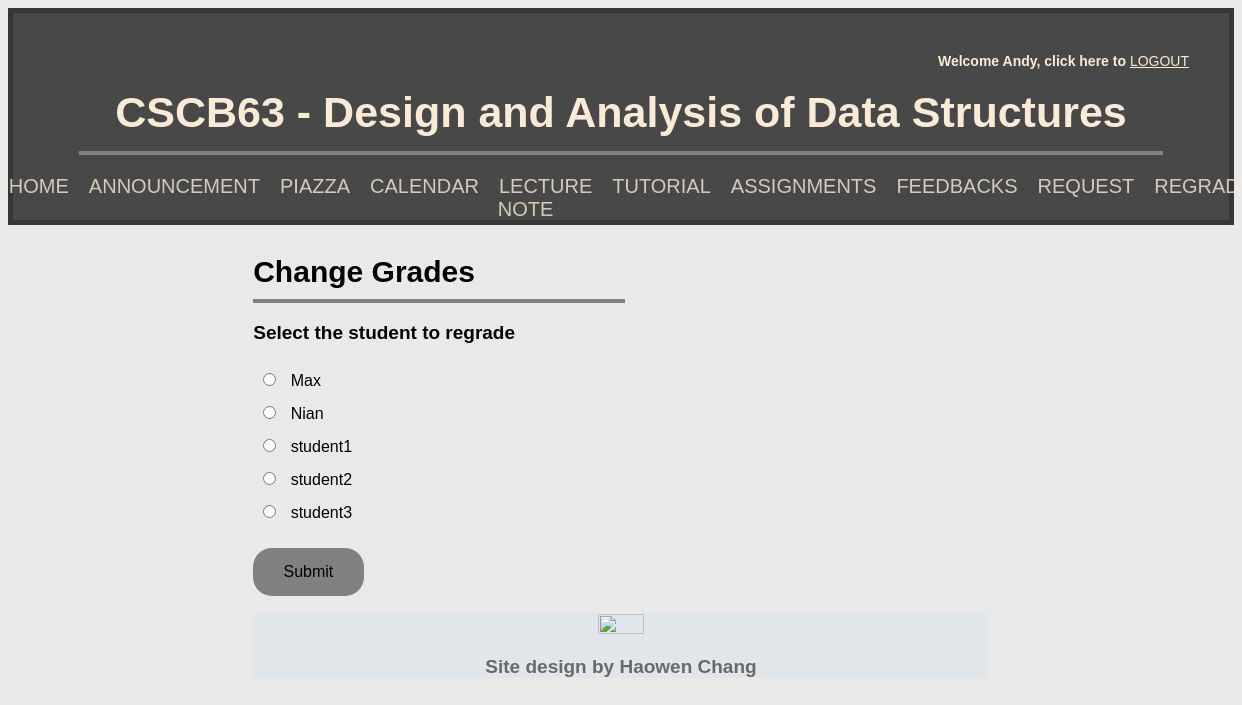
/chooseStudent (signed in), run on the app's committed database.
### tables this page shows
CREATE TABLE "User" (
	"username"	TEXT NOT NULL,
	"password"	TEXT NOT NULL,
	"isInstructor"	INTEGER NOT NULL,
	PRIMARY KEY("username")
);

### app.py (the view)
@app.route('/chooseStudent', methods=['GET', 'POST'])
def chooseStudent():
    if request.method == 'GET':
        db = get_db()
        db.row_factory = make_dicts
        username = session['username']
        Ins = isInstructor(session['username'])
        students = []
        for student in get_students():
            students.append(student)
        db.close()
        return render_template('chooseStudent.html', student=students, username=username, Ins=Ins)
    else:
        session['student_name'] = request.form['student_name']
        return redirect(url_for('editMark'))

### app.py (called while the page is built)
def get_db():
    db = getattr(g, '_database', None)
    if(db is None):
        db = g._database = sqlite3.connect(DATABASE)
    return db

def make_dicts(cursor: sqlite3.Cursor, row: sqlite3.Row):
    return dict((cursor.description[idx][0], value)
                for idx, value in enumerate(row))

def query_db(query: str, args=(), one=None):
    if one is None:
        one = True
    else:
        one = False
    cursor = get_db().execute(query, args)
    result = cursor.fetchall()
    cursor.close()
    return (result[0] if result else None) if one else result

def get_students():
    return query_db("""SELECT DISTINCT * FROM User
                    WHERE User.isInstructor == 0;""",
                    (), one=False)

def isInstructor(username: str):
    result = query_db("""SELECT username FROM User WHERE User.username == ?
                    AND User.isInstructor == 1;""",
                      args=(username,))
    if result is None:
        return False
    return True

@app.teardown_appcontext
def close_connection(exception):
    db = getattr(g, '_database', None)
    if db is not None:
        db.close()

### templates/chooseStudent.html (shortened to what this page needs)
<!DOCTYPE html>
<html>
    <head>
        <link rel="stylesheet" href="../static/chooseStudent.css">
    </head>
    <body>
        {% extends "index.html" %}
        {% block content %}
        <div class="content">
            <h3>Change Grades</h3>
            <hr class="description">
            <div class="container">
                <form action="{{ url_for('chooseStudent')}}" method="POST">
                    <p>Select the student to regrade</p>
                    <table data-req="1">
                        {% for item in student %}
                        <input class="radio" type="radio" name= "student_name" value="{{item['username']}}" required>
                        <label for= "A"> {{item['username']}} </label> <br>
                        {% endfor %}
                    </table>
                    <input type="submit" class="block" value="Submit"></input>
                </form>
            </div>
        </div>
        {% endblock %}

### templates/index.html (shortened to what this page needs)
<!DOCTYPE html>
<html>
    <head>
        <link rel="stylesheet" href="../static/index.css">
    </head>
    <body>
        <div class="header-content">
            <div class="welcome">
                <p style="display: inline;">Welcome {{username}}, click here to </p>
                <a style="display: inline;" class="logout" href="http://localhost:5000/logout">LOGOUT</a>
            </div>
            <h1>CSCB63 - Design and Analysis of Data Structures</h1>
            <hr id="Header-line">
            <div class="menu-container">
                <ul>
                    {% if Ins == False %}
                    <li><a href="{{ url_for('index') }}">HOME</a></li>
                    <li><a href="{{ url_for('announcement') }}">ANNOUNCEMENT</a></li>
                    <li><a href="{{ url_for('piazza') }}">PIAZZA</a></li>
                    <li><a href="{{ url_for('calendar') }}">CALENDAR</a></li>
                    <li><a href="{{ url_for('lecture') }}">LECTURE NOTE</a></li>
                    <li><a href="{{ url_for('tutorial') }}">TUTORIAL</a></li>
                    <li><a href="{{ url_for('assignment') }}">ASSIGNMENTS</a></li>
                    <li><a href="{{ url_for('feedback') }}">FEEDBACK</a></li>
                    <li><a href="{{ url_for('studentmark') }}">MARKS</a></li>
                    {% else %}
                    <li><a href="{{ url_for('index') }}">HOME</a></li>
                    <li><a href="{{ url_for('announcement') }}">ANNOUNCEMENT</a></li>
                    <li><a href="{{ url_for('piazza') }}">PIAZZA</a></li>
                    <li><a href="{{ url_for('calendar') }}">CALENDAR</a></li>
                    <li><a href="{{ url_for('lecture') }}">LECTURE NOTE</a></li>
                    <li><a href="{{ url_for('tutorial') }}">TUTORIAL</a></li>
                    <li><a href="{{ url_for('assignment') }}">ASSIGNMENTS</a></li>
                    <li><a href="{{ url_for('checkFeedback') }}">FEEDBACKS</a></li>
                    <li><a href="{{ url_for('checkRegrade') }}">REQUEST</a></li>
                    <li><a href="{{ url_for('chooseStudent') }}">REGRADE</a></li>
                    {% endif %}
                </ul>
            </div>
        </div>
    {% block content %}{% endblock %}
        <br>
        <div class="footer">
            <a id="UofTlink" href="https://www.utsc.utoronto.ca/cms/faculty-of-computer-science">
                <img src="https://images.squarespace-cdn.com/content/v1/5c8e9a223560c34f9070706f/1584117182341-P48MTCA7MDXB57QM6QL1/ke17ZwdGBToddI8pDm48kJ76nH85aza3J1kOSUxUUQsUqsxRUqqbr1mOJYKfIPR7LoDQ9mXPOjoJoqy81S2I8N_N4V1vUb5AoIIIbLZhVYwL8IeDg6_3B-BRuF4nNrNcQkVuAT7tdErd0wQFEGFSnHyTjHFnbVqz2a3skCZF3VMl39tOtb9mNFVdjjN0V38UY8HhU9A19BklyivaDE3oZA/Computer+Science+%28Blue%29-01.png?format=500w" width="25%" height="25%">
            </a>
            <p>Site design by Haowen Chang</p>
        </div>
    </body>
</html>

### static/chooseStudent.css (style rules this page uses)
.header-content { text-align: center; border-color: transparent; background-color: rgba(54, 54, 54, 0.897); border: 5px solid rgba(54, 54, 54, 0.897); padding: 40px; max-width: 100%; text-align: center; }
.content { max-width: 60%; text-align: left; margin: auto; }
h1 { text-align: center; font-size: 43px; color: antiquewhite; }
#Header-line { margin-top: -15px; width: 95%; border: 2px solid; color: grey; }
.menu-container { margin-top: 10px; border-color: transparent; height: 15px; }
.menu-container ul { list-style: none; margin: 0; display: flex; justify-content: center; align-items: center; padding: 10px 0; }
.menu-container a { font-size: 20px; padding: 0 20px; color: rgba(250, 235, 215, 0.801); position: relative; text-decoration: none; }
.menu-container a::after { content: ""; display: block; position: absolute; transition: all ease-out 300ms; height: 3px; width: 0%; bottom: -3px; background-color: antiquewhite; }
.description { margin-top: -20px; margin-left: 0; width: 50%; border: 2px solid; color: grey; }
p { font-weight: 600; }
.footer { background-color: rgba(160, 209, 238, 0.13); width: 60%; font-size: 13px; color: dimgray; text-align: center; margin: auto; }
h3 { font-size: 30px; }
.radio { margin: 10px; }
body { background-color: rgba(146, 145, 145, 0.199); font-family: 'Gill Sans', 'Gill Sans MT', Calibri, 'Trebuchet MS', sans-serif; color: black; }
.block { display: block; width: 15%; border: none; background-color: grey; padding: 15px 28px; font-size: 16px; cursor: pointer; text-align: center; border-radius: 19px; margin-top: 20px; }

### static/index.css (style rules this page uses)
.header-content { text-align: center; border-color: transparent; background-color: rgba(54, 54, 54, 0.897); border: 5px solid rgba(54, 54, 54, 0.897); padding: 40px; max-width: 100%; text-align: center; }
.content { max-width: 60%; text-align: left; margin: auto; }
h1 { text-align: center; font-size: 43px; color: antiquewhite; }
#Header-line { margin-top: -15px; width: 95%; border: 2px solid; color: grey; }
.menu-container { margin-top: 10px; border-color: transparent; height: 15px; }
.menu-container ul { list-style: none; margin: 0; display: flex; justify-content: center; align-items: center; padding: 10px 0; }
.menu-container a { font-size: 20px; padding: 0 20px; color: rgba(250, 235, 215, 0.801); position: relative; text-decoration: none; }
.menu-container a::after { content: ""; display: block; position: absolute; transition: all ease-out 300ms; height: 3px; width: 0%; bottom: -3px; background-color: antiquewhite; }
.description { margin-top: -20px; margin-left: 0; width: 50%; border: 2px solid; color: grey; }
.footer { background-color: rgba(160, 209, 238, 0.13); width: 60%; font-size: 13px; color: dimgray; text-align: center; margin: auto; }
ul { list-style-type: none; font-size: 19px; }
h3 { font-size: 30px; }
.welcome { text-align: right; color: antiquewhite; margin-bottom: -10px; font-size: 14px; }
.welcome p { font-size: 14px; }
.logout { color: antiquewhite; }
p { font-size: 19px; }
body { background-color: rgba(146, 145, 145, 0.199); font-family: 'Gill Sans', 'Gill Sans MT', Calibri, 'Trebuchet MS', sans-serif; color: black; }

### data on the page
User: username "Andy"
User: username "Max"
User: username "Nian"
User: username "student1"
User: username "student2"
User: username "student3"
